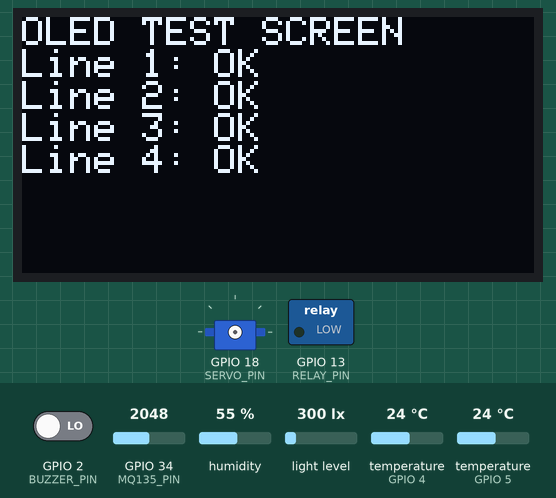
This program was run on a simulated ESP32. Parts: 128×64 one-colour display, servo, switched loads named in the program (green lamp = pin HIGH). Inputs (shaded band) come from the test bench; at power-on: light level 300 lx, GPIO 2 (BUZZER_PIN) LOW, GPIO 34 (MQ135_PIN) = 2048, humidity 55 %, temperature (sensors on GPIO 4, GPIO 5) 24 °C. What the program prints to the serial monitor is not drawn.

Above: at 2.1 s.
At 9.4 s:
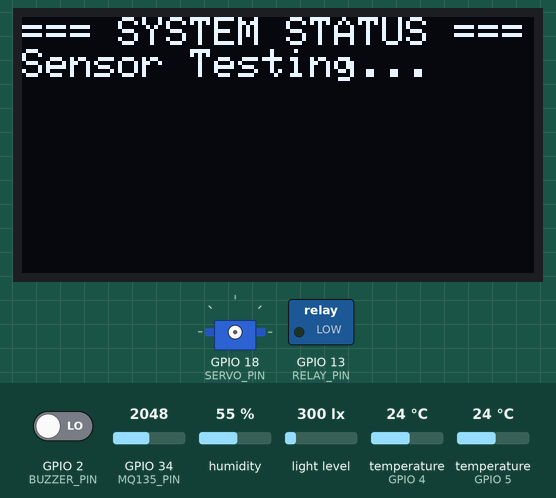
9.5 s: light level set to 971 lx
23.5 s: light level set to 1028 lx
At 34.1 s:
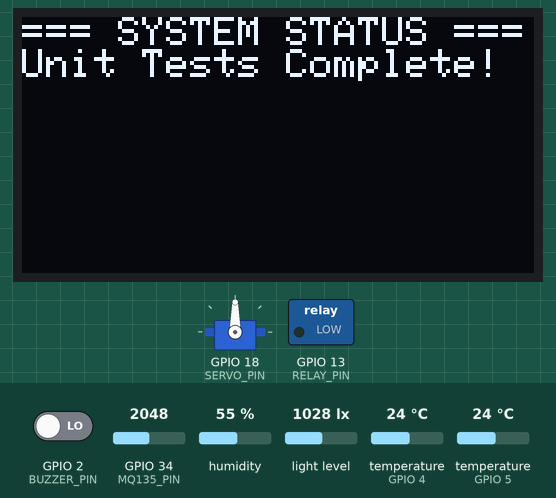
Timing chart, 0 to 35.6 s (numbered marks = the images above; inputs shaded):
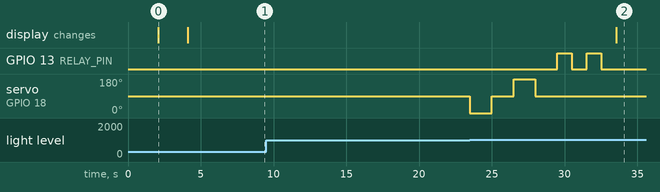

The program:

main.cpp
```cpp
#include <Arduino.h>

// Include tất cả drivers
#include "drivers/ds18b20_driver/ds18b20_driver.h"
#include "drivers/dht11_driver/dht11_driver.h"
#include "drivers/oled_driver/oled_driver.h"
#include "drivers/bh1750_driver/bh1750_driver.h"
#include "drivers/mq135_driver/mq135_driver.h"
#include "drivers/servo_driver/servo_driver.h"
#include "drivers/relay_driver/relay_driver.h"
#include "config/pin_config.h"

// Global driver instances
DS18B20Driver tempSensor;
DHT11Driver dhtSensor;
OLEDDriver oled;
BH1750Driver lightSensor;
MQ135Driver airQualitySensor;
ServoDriver servo;
RelayDriver relay;

void testDS18B20() {
    Serial.println("\n🧪 === TESTING DS18B20 ===");

    if (!tempSensor.begin()) {
        Serial.println("❌ DS18B20: INIT FAILED");
        return;
    }

    Serial.println("✅ DS18B20: INIT SUCCESS");
    Serial.printf("📡 Found %d devices\n", tempSensor.getDeviceCount());

    for(int i = 0; i < 3; i++) {
        float temp = tempSensor.readTemperature();
        if (temp != -127.0f) {
            Serial.printf("✅ Reading %d: %.2f °C\n", i+1, temp);
        } else {
            Serial.printf("❌ Reading %d: FAILED\n", i+1);
        }
        delay(1000);
    }
}

void testDHT11() {
    Serial.println("\n🧪 === TESTING DHT11 ===");

    if (!dhtSensor.begin()) {
        Serial.println("❌ DHT11: INIT FAILED");
        return;
    }

    Serial.println("✅ DHT11: INIT SUCCESS");

    for(int i = 0; i < 3; i++) {
        float temp = dhtSensor.readTemperature();
        float humidity = dhtSensor.readHumidity();

        if (temp != -127.0f && humidity != -1.0f) {
            Serial.printf("✅ Reading %d: %.2f °C, %.2f%% humidity\n", i+1, temp, humidity);
        } else {
            Serial.printf("❌ Reading %d: FAILED\n", i+1);
        }
        delay(2000);
    }
}

void testOLED() {
    Serial.println("\n🧪 === TESTING OLED ===");

    if (!oled.begin()) {
        Serial.println("❌ OLED: INIT FAILED");
        return;
    }

    Serial.println("✅ OLED: INIT SUCCESS");

    // Test sequence
    oled.displayTestScreen();
    Serial.println("📟 Test Screen Displayed");
    delay(2000);

    oled.displaySystemStatus("Sensor Testing...");
    Serial.println("📟 Status Screen Displayed");
    delay(2000);
}

void testBH1750() {
    Serial.println("\n🧪 === TESTING BH1750 ===");

    if (!lightSensor.begin()) {
        Serial.println("❌ BH1750: INIT FAILED");
        return;
    }

    Serial.println("✅ BH1750: INIT SUCCESS");

    for(int i = 0; i < 3; i++) {
        float light = lightSensor.readLightLevel();
        if (light >= 0) {
            Serial.printf("✅ Reading %d: %.2f lux\n", i+1, light);
        } else {
            Serial.printf("❌ Reading %d: FAILED\n", i+1);
        }
        delay(1000);
    }
}

void testMQ135() {
    Serial.println("\n🧪 === TESTING MQ135 ===");

    if (!airQualitySensor.begin()) {
        Serial.println("❌ MQ135: INIT FAILED");
        return;
    }

    Serial.println("✅ MQ135: INIT SUCCESS");
    Serial.println("⚠️  Note: MQ135 needs 24-48 hours warm-up for accurate readings");

    for(int i = 0; i < 3; i++) {
        float airQuality = airQualitySensor.readAirQuality();
        if (airQuality >= 0) {
            Serial.printf("📊 Reading %d: %.0f ppm\n", i+1, airQuality);
        } else {
            Serial.printf("❌ Reading %d: FAILED\n", i+1);
        }
        delay(1000);
    }
}

void testServo() {
    Serial.println("\n🧪 === TESTING SERVO ===");

    if (!servo.begin()) {
        Serial.println("❌ Servo: INIT FAILED");
        return;
    }

    Serial.println("✅ Servo: INIT SUCCESS");

    // Test sequence với kiểm tra lỗi
    int testAngles[] = {0, 90, 180, 90};
    for(int i = 0; i < 4; i++) {
        servo.setAngle(testAngles[i]);
        Serial.printf("🔄 Moved to %d degrees\n", testAngles[i]);
        delay(1500);
    }
}

void testRelay() {
    Serial.println("\n🧪 === TESTING RELAY ===");

    if (!relay.begin()) {
        Serial.println("❌ Relay: INIT FAILED");
        return;
    }

    Serial.println("✅ Relay: INIT SUCCESS");

    // Test sequence
    Serial.println("🔌 Turning relay ON");
    relay.setState(true);
    delay(1000);

    Serial.println("🔌 Turning relay OFF");
    relay.setState(false);
    delay(1000);

    Serial.println("🔌 Toggling relay (should be ON)");
    relay.toggle();
    delay(1000);

    Serial.println("🔌 Toggling relay (should be OFF)");
    relay.toggle();
    delay(1000);
}

void runAllTests() {
    Serial.println("\n" + String(50, '='));
    Serial.println("🚀 STARTING COMPREHENSIVE UNIT TESTS");
    Serial.println(String(50, '='));

    // Test từng module theo thứ tự
    testOLED();
    testDS18B20();
    testDHT11();
    testBH1750();
    testMQ135();
    testServo();
    testRelay();

    Serial.println("\n" + String(50, '='));
    Serial.println("🎉 ALL UNIT TESTS COMPLETED!");
    Serial.println("📋 Summary: Check above for ✅ SUCCESS / ❌ FAILED");
    Serial.println("💡 Next: Fix any failed modules before integration");
    Serial.println(String(50, '='));

    // Hiển thị kết thúc trên OLED
    oled.displaySystemStatus("Unit Tests Complete!");
}

void setup() {
    Serial.begin(115200);
    delay(2000); // Chờ Serial ready

    Serial.println("\n🤖 SMART HOME EMBEDDED SYSTEM");
    Serial.println("📅 Phase: Week 1 - Unit Testing");
    Serial.println("🎯 Goal: Verify all hardware modules");

    // Chạy tất cả tests
    runAllTests();
}

void loop() {
    // 🛑 KHÔNG làm gì cả - chỉ unit test một lần
    // Em có thể thêm LED blink để biết board vẫn sống
    static unsigned long lastBlink = 0;
    if (millis() - lastBlink > 1000) {
        digitalWrite(2, !digitalRead(2)); // LED built-in
        lastBlink = millis();
    }
}
```

pin_config.h
```cpp
#ifndef PIN_CONFIG_H
#define PIN_CONFIG_H

// Sensor Pins
#define DS18B20_PIN      4
#define DHT11_PIN        5
#define MQ135_PIN        34
#define PULSE_SENSOR_PIN 35

// Actuator Pins
#define RELAY_PIN        13
#define SERVO_PIN        18
#define FAN_PWM_PIN      19
#define BUZZER_PIN       2

// I2C Pins
#define I2C_SDA          21
#define I2C_SCL          22

// OLED Address
#define OLED_ADDRESS     0x3C

#endif
```

bh1750_driver.cpp
```cpp
#include "bh1750_driver.h"

BH1750Driver::BH1750Driver() : initialized(false) {}

bool BH1750Driver::begin() {
    Wire.begin(I2C_SDA, I2C_SCL);

    if (lightMeter.begin(BH1750::CONTINUOUS_HIGH_RES_MODE)) {
        Serial.println("BH1750: Initialized successfully");
        initialized = true;
    } else {
        Serial.println("BH1750: Initialization failed");
        initialized = false;
    }
    return initialized;
}

float BH1750Driver::readLightLevel() {
    if (!initialized) {
        Serial.println("BH1750: Not initialized");
        return -1.0f;
    }

    float lux = lightMeter.readLightLevel();
    if (lux < 0) {
        Serial.println("BH1750: Error reading light level");
        return -1.0f;
    }

    return lux;
}

bool BH1750Driver::isConnected() {
    return initialized;
}
```

bh1750_driver.h
```cpp
#ifndef BH1750_DRIVER_H
#define BH1750_DRIVER_H

#include <Wire.h>
#include <BH1750.h>
#include "../../config/pin_config.h"

class BH1750Driver {
public:
    BH1750Driver();
    bool begin();
    float readLightLevel();
    bool isConnected();

private:
    BH1750 lightMeter;
    bool initialized;
};

#endif
```

dht11_driver.cpp
```cpp
#include "dht11_driver.h"

DHT11Driver::DHT11Driver()
    : dht(DHT11_PIN, DHT11), initialized(false) {}

bool DHT11Driver::begin() {
    dht.begin();
    initialized = true;

    // Test read to verify connection
    float test = dht.readTemperature();
    if (isnan(test)) {
        Serial.println("DHT11: No sensor found");
        initialized = false;
    } else {
        Serial.println("DHT11: Initialized successfully");
    }

    return initialized;
}

float DHT11Driver::readTemperature() {
    if (!initialized) return -127.0f;

    float temp = dht.readTemperature();
    if (isnan(temp)) {
        Serial.println("DHT11: Error reading temperature");
        return -127.0f;
    }
    return temp;
}

float DHT11Driver::readHumidity() {
    if (!initialized) return -1.0f;

    float humidity = dht.readHumidity();
    if (isnan(humidity)) {
        Serial.println("DHT11: Error reading humidity");
        return -1.0f;
    }
    return humidity;
}

bool DHT11Driver::isConnected() {
    return initialized;
}
```

dht11_driver.h
```cpp
#ifndef DHT11_DRIVER_H
#define DHT11_DRIVER_H

#include <DHT.h>
#include "../../config/pin_config.h"  // Đã cập nhật

class DHT11Driver {
public:
    DHT11Driver();
    bool begin();
    float readTemperature();
    float readHumidity();
    bool isConnected();

private:
    DHT dht;
    bool initialized;
};

#endif
```

ds18b20_driver.cpp
```cpp
#include "ds18b20_driver.h"

DS18B20Driver::DS18B20Driver()
    : oneWire(DS18B20_PIN), sensors(&oneWire), initialized(false) {}

bool DS18B20Driver::begin() {
    sensors.begin();
    deviceCount = sensors.getDeviceCount();
    Serial.printf("DS18B20: Found %d devices\n", deviceCount);
    initialized = (deviceCount > 0);
    return initialized;
}

float DS18B20Driver::readTemperature() {
    if (!initialized) {
        Serial.println("DS18B20: Not initialized");
        return -127.0f;
    }

    sensors.requestTemperatures();
    float temp = sensors.getTempCByIndex(0);

    if (temp == DEVICE_DISCONNECTED_C) {
        Serial.println("DS18B20: Error reading temperature");
        return -127.0f;
    }

    return temp;
}

bool DS18B20Driver::isConnected() {
    return initialized;
}
```

ds18b20_driver.h
```cpp
#ifndef DS18B20_DRIVER_H
#define DS18B20_DRIVER_H

#include <OneWire.h>
#include <DallasTemperature.h>
#include "../../config/pin_config.h"  // Đã cập nhật

class DS18B20Driver {
public:
    DS18B20Driver();
    bool begin();
    float readTemperature();
    bool isConnected();
    int getDeviceCount() { return deviceCount; }

private:
    OneWire oneWire;
    DallasTemperature sensors;
    bool initialized;
    int deviceCount;
};

#endif
```

mq135_driver.cpp
```cpp
#include "mq135_driver.h"
#include <Arduino.h>

// Calibration constants for MQ135
#define RLOAD 10.0
#define RZERO 76.63
#define PARA 116.6020682
#define PARB 2.769034857

MQ135Driver::MQ135Driver() : initialized(false) {}

bool MQ135Driver::begin() {
    pinMode(MQ135_PIN, INPUT);
    initialized = true;
    Serial.println("MQ135: Initialized (warming up... need 24-48 hours for accurate readings)");
    return initialized;
}

float MQ135Driver::getResistance() {
    int val = analogRead(MQ135_PIN);
    if (val == 0) {
        // Avoid division by zero
        return -1.0f;
    }
    return ((4095.0 / (float)val) - 1.0) * RLOAD;
}

float MQ135Driver::getCorrectedResistance(float temperature, float humidity) {
    // Basic environmental correction
    float resistance = getResistance();
    if (resistance < 0) return -1.0f;

    // Simplified correction - in real application, use more complex formula
    return resistance * (1.0 - (humidity / 100.0 * 0.1)) * (1.0 - ((temperature - 20.0) / 100.0 * 0.1));
}

float MQ135Driver::readAirQuality() {
    if (!initialized) return -1.0f;

    float resistance = getResistance();
    if (resistance < 0) return -1.0f;

    // Convert to PPM (simplified calculation)
    float ppm = PARA * pow((resistance / RZERO), -PARB);

    return ppm;
}

float MQ135Driver::getCorrectedPPM(float temperature, float humidity) {
    if (!initialized) return -1.0f;

    float correctedResistance = getCorrectedResistance(temperature, humidity);
    if (correctedResistance < 0) return -1.0f;

    float ppm = PARA * pow((correctedResistance / RZERO), -PARB);
    return ppm;
}

bool MQ135Driver::isConnected() {
    return initialized;
}
```

mq135_driver.h
```cpp
#ifndef MQ135_DRIVER_H
#define MQ135_DRIVER_H

#include "../../config/pin_config.h"

class MQ135Driver {
public:
    MQ135Driver();
    bool begin();
    float readAirQuality();
    bool isConnected();
    float getCorrectedPPM(float temperature, float humidity);

private:
    bool initialized;
    float getResistance();
    float getCorrectedResistance(float temperature, float humidity);
};

#endif
```

oled_driver.cpp
```cpp
#include "oled_driver.h"

#define SCREEN_WIDTH 128
#define SCREEN_HEIGHT 64

OLEDDriver::OLEDDriver()
    : display(SCREEN_WIDTH, SCREEN_HEIGHT, &Wire, -1), initialized(false) {}

bool OLEDDriver::begin() {
    Wire.begin(I2C_SDA, I2C_SCL);

    if(!display.begin(SSD1306_SWITCHCAPVCC, OLED_ADDRESS)) {
        Serial.println("OLED: Allocation failed");
        return false;
    }

    display.clearDisplay();
    display.setTextColor(SSD1306_WHITE);
    display.setTextSize(1);
    initialized = true;

    Serial.println("OLED: Initialized successfully");
    return true;
}

void OLEDDriver::clear() {
    if (!initialized) return;
    display.clearDisplay();
}

void OLEDDriver::displaySensorData(float temp, float humidity, float light, float airQuality) {
    if (!initialized) return;

    display.clearDisplay();
    display.setCursor(0, 0);

    display.println("=== SMART HOME ===");
    display.printf("Temp: %.1fC\n", temp);
    display.printf("Humidity: %.1f%%\n", humidity);
    display.printf("Light: %.0flux\n", light);
    display.printf("Air Q: %.0f\n", airQuality);
    display.println("------------------");

    display.display();
}

void OLEDDriver::displaySystemStatus(const char* status) {
    if (!initialized) return;

    display.clearDisplay();
    display.setCursor(0, 0);
    display.println("=== SYSTEM STATUS ===");
    display.println(status);
    display.display();
}

void OLEDDriver::displayTestScreen() {
    if (!initialized) return;

    display.clearDisplay();
    display.setCursor(0, 0);
    display.println("OLED TEST SCREEN");
    display.println("Line 1: OK");
    display.println("Line 2: OK");
    display.println("Line 3: OK");
    display.println("Line 4: OK");
    display.display();
}
```

oled_driver.h
```cpp
#ifndef OLED_DRIVER_H
#define OLED_DRIVER_H

#include <Wire.h>
#include <Adafruit_GFX.h>
#include <Adafruit_SSD1306.h>
#include "../../config/pin_config.h"  // Đã cập nhật

class OLEDDriver {
public:
    OLEDDriver();
    bool begin();
    void clear();
    void displaySensorData(float temp, float humidity, float light, float airQuality);
    void displaySystemStatus(const char* status);
    void displayTestScreen();

private:
    Adafruit_SSD1306 display;
    bool initialized;
};

#endif
```

relay_driver.cpp
```cpp
#include "relay_driver.h"
#include <Arduino.h>

RelayDriver::RelayDriver() : initialized(false), currentState(false) {}

bool RelayDriver::begin() {
    pinMode(RELAY_PIN, OUTPUT);
    digitalWrite(RELAY_PIN, LOW); // Start with relay OFF
    initialized = true;
    currentState = false;

    Serial.println("Relay: Initialized successfully (starting OFF)");
    return initialized;
}

void RelayDriver::setState(bool state) {
    if (!initialized) {
        Serial.println("Relay: Not initialized");
        return;
    }

    digitalWrite(RELAY_PIN, state ? HIGH : LOW);
    currentState = state;

    Serial.printf("Relay: Set to %s\n", state ? "ON" : "OFF");
}

void RelayDriver::toggle() {
    setState(!currentState);
}

bool RelayDriver::getState() {
    return currentState;
}

bool RelayDriver::isConnected() {
    return initialized;
}
```

relay_driver.h
```cpp
#ifndef RELAY_DRIVER_H
#define RELAY_DRIVER_H

#include "../../config/pin_config.h"

class RelayDriver {
public:
    RelayDriver();
    bool begin();
    void setState(bool state);
    void toggle();
    bool getState();
    bool isConnected();

private:
    bool initialized;
    bool currentState;
};

#endif
```

servo_driver.cpp
```cpp
#include "servo_driver.h"

ServoDriver::ServoDriver() : initialized(false), currentAngle(90) {}

bool ServoDriver::begin() {
    // Allow allocation of all timers
    ESP32PWM::allocateTimer(0);
    ESP32PWM::allocateTimer(1);
    ESP32PWM::allocateTimer(2);
    ESP32PWM::allocateTimer(3);

    servo.setPeriodHertz(50);    // Standard 50hz servo
    if (servo.attach(SERVO_PIN, 500, 2400)) { // Attach servo to pin
        Serial.println("Servo: Initialized successfully");
        initialized = true;
        setAngle(90); // Start at middle position
    } else {
        Serial.println("Servo: Failed to attach to pin");
        initialized = false;
    }

    return initialized;
}

void ServoDriver::setAngle(uint8_t angle) {
    if (!initialized) {
        Serial.println("Servo: Not initialized");
        return;
    }

    if (angle > 180) angle = 180;

    servo.write(angle);
    currentAngle = angle;
    Serial.printf("Servo: Set to %d degrees\n", angle);
}

uint8_t ServoDriver::getCurrentAngle() {
    return currentAngle;
}

bool ServoDriver::isConnected() {
    return initialized;
}
```

servo_driver.h
```cpp
#ifndef SERVO_DRIVER_H
#define SERVO_DRIVER_H

#include <ESP32Servo.h>
#include "../../config/pin_config.h"

class ServoDriver {
public:
    ServoDriver();
    bool begin();
    void setAngle(uint8_t angle);
    uint8_t getCurrentAngle();
    bool isConnected();

private:
    Servo servo;
    bool initialized;
    uint8_t currentAngle;
};

#endif
```

Measured:
- the behaviour switches between 999 and 1000 lx on light level (found by bisection; images 1 and 2)
- what the display in image 0 shows lasts 2.0 s, from 2.1 s to 4.1 s
